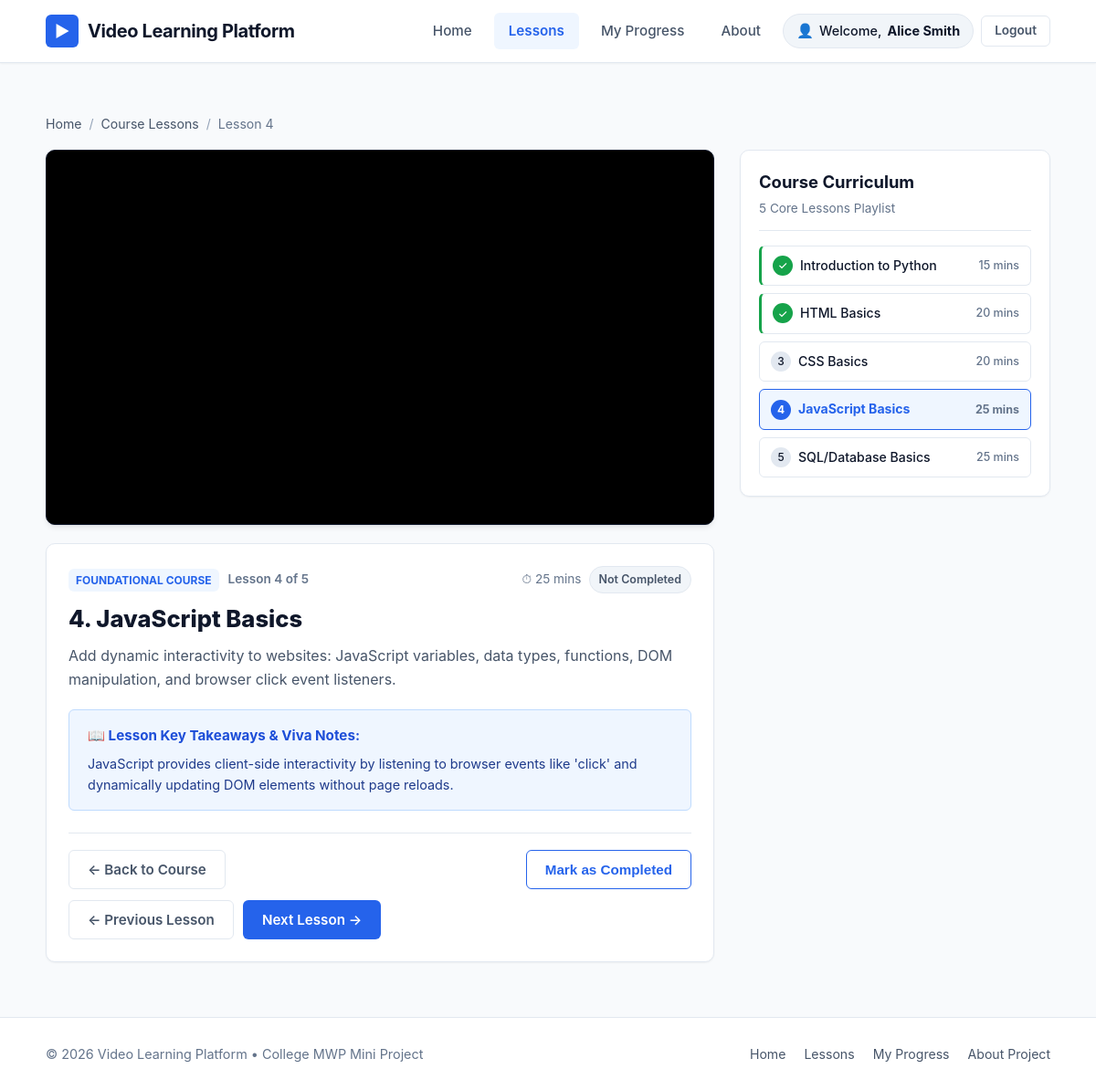
The app's page /lesson/4 (signed in) with its own data.
### tables this page shows
CREATE TABLE lessons (
            id INTEGER PRIMARY KEY AUTOINCREMENT,
            lesson_number INTEGER UNIQUE NOT NULL,
            title TEXT NOT NULL,
            description TEXT NOT NULL,
            video_id TEXT NOT NULL,
            embed_url TEXT NOT NULL,
            duration TEXT NOT NULL,
            summary_notes TEXT
        );

CREATE TABLE progress (
            id INTEGER PRIMARY KEY AUTOINCREMENT,
            student_id INTEGER NOT NULL,
            lesson_id INTEGER NOT NULL,
            is_completed INTEGER DEFAULT 1,
            completed_at TIMESTAMP DEFAULT CURRENT_TIMESTAMP,
            UNIQUE(student_id, lesson_id),
            FOREIGN KEY (student_id) REFERENCES students (id) ON DELETE CASCADE,
            FOREIGN KEY (lesson_id) REFERENCES lessons (id) ON DELETE CASCADE
        );

### app.py (the view)
@app.route("/lesson/<int:lesson_number>")
@login_required
def lesson_view(lesson_number):
    student_id = session["student_id"]
    lesson = database.get_lesson_by_number(lesson_number, student_id=student_id)
    if not lesson:
        return render_template(
            "404.html",
            error_title="Lesson Not Found",
            error_message=f"Lesson #{lesson_number} does not exist. The platform contains exactly 5 lessons (Lessons 1 to 5)."
        ), 404
    all_lessons = database.get_all_lessons(student_id=student_id)
    return render_template(
        "lesson.html",
        lesson=lesson,
        all_lessons=all_lessons
    )

### app.py (called while the page is built)
def login_required(f):
    @wraps(f)
    def decorated_function(*args, **kwargs):
        if "student_id" not in session:
            flash("Please log in to access this page.", "warning")
            return redirect(url_for("login", next=request.path))
        return f(*args, **kwargs)
    return decorated_function

@app.context_processor
def inject_user():
    return {
        "is_logged_in": "student_id" in session,
        "student_id": session.get("student_id"),
        "student_name": session.get("student_name"),
        "student_email": session.get("student_email")
    }

### database.py (called while the page is built, shortened)
def get_db_connection() -> sqlite3.Connection:
    conn = sqlite3.connect(DB_FILE)
    conn.row_factory = sqlite3.Row
    conn.execute("PRAGMA foreign_keys = ON")
    return conn

def get_all_lessons(student_id: Optional[int] = None) -> List[Dict[str, Any]]:
    conn = get_db_connection()
    cursor = conn.cursor()
    if student_id:
        query = """
            SELECT
                l.id,
                l.lesson_number,
                l.title,
                l.description,
                l.video_id,
                l.embed_url,
                l.duration,
                l.summary_notes,
                COALESCE(p.is_completed, 0) AS is_completed,
                p.completed_at
            FROM lessons l
            LEFT JOIN progress p ON l.id = p.lesson_id AND p.student_id = ?
            ORDER BY l.lesson_number ASC
        """
        rows = cursor.execute(query, (student_id,)).fetchall()
    conn.close()
    return [dict(row) for row in rows]

### templates/lesson.html (shortened to what this page needs)
{% extends "base.html" %}
{% block content %}
<div class="container">
  <nav class="breadcrumb" aria-label="Breadcrumb">
    <a href="{{ url_for('index') }}">Home</a>
    <span class="breadcrumb-separator">/</span>
    <a href="{{ url_for('lessons') }}">Course Lessons</a>
    <span class="breadcrumb-separator">/</span>
    <span>Lesson {{ lesson.lesson_number }}</span>
  </nav>
  <div class="lesson-page-grid">
    <div class="video-section">
      <div class="video-player-container">
        <iframe
          id="mainLessonIframe"
          src="{{ lesson.embed_url }}"
          title="{{ lesson.title }}"
          allow="accelerometer; autoplay; clipboard-write; encrypted-media; gyroscope; picture-in-picture; web-share"
          allowfullscreen>
        </iframe>
      </div>
      <div class="video-meta-card">
        <div class="lesson-top-bar">
          <div style="display: flex; align-items: center; gap: 10px;">
            <span class="course-category-tag" style="margin: 0;">Foundational Course</span>
            <span style="font-size: 0.85rem; color: var(--text-muted); font-weight: 600;">
              Lesson {{ lesson.lesson_number }} of {{ all_lessons|length }}
            </span>
          </div>
          <div style="display: flex; align-items: center; gap: 8px;">
            <span style="font-size: 0.85rem; color: var(--text-muted);">⏱ {{ lesson.duration }}</span>
            <span
              id="lessonStatusBadge"
              class="status-badge {% if lesson.is_completed %}completed{% else %}incomplete{% endif %}">
              {% if lesson.is_completed %}✓ Completed{% else %}Not Completed{% endif %}
            </span>
          </div>
        </div>
        <h1 class="lesson-view-title">{{ lesson.lesson_number }}. {{ lesson.title }}</h1>
        <p class="lesson-view-desc">{{ lesson.description }}</p>
        {% if lesson.summary_notes %}
          <div class="lesson-notes-box">
            <h4>📖 Lesson Key Takeaways &amp; Viva Notes:</h4>
            <p>{{ lesson.summary_notes }}</p>
          </div>
        {% endif %}
        <div class="lesson-controls-bar">
          <a href="{{ url_for('lessons') }}" class="btn btn-secondary" id="btnBackToCourse">
            &larr; Back to Course
          </a>
          <div class="completion-controls">
            <button
              type="button"
              id="btnToggleComplete"
              data-lesson-number="{{ lesson.lesson_number }}"
              class="btn {% if lesson.is_completed %}btn-success{% else %}btn-outline-primary{% endif %}"
              title="{% if lesson.is_completed %}Click to mark as incomplete{% else %}Click to mark as completed{% endif %}">
              {% if lesson.is_completed %}
                <span class="icon">✓</span> Completed
              {% else %}
                Mark as Completed
              {% endif %}
            </button>
          </div>
          <div class="nav-buttons-group">
            {% if lesson.prev_lesson %}
              <a
                href="{{ url_for('lesson_view', lesson_number=lesson.prev_lesson.lesson_number) }}"
                class="btn btn-secondary"
                id="btnPrevLesson"
                title="Go to Lesson {{ lesson.prev_lesson.lesson_number }}: {{ lesson.prev_lesson.title }}">
                &larr; Previous Lesson
              </a>
            {% else %}
              <button class="btn btn-secondary" disabled id="btnPrevLesson" title="You are at the first lesson">
                &larr; Previous Lesson
              </button>
            {% endif %}
            {% if lesson.next_lesson %}
              <a
                href="{{ url_for('lesson_view', lesson_number=lesson.next_lesson.lesson_number) }}"
                class="btn btn-primary"
                id="btnNextLesson"
                title="Go to Lesson {{ lesson.next_lesson.lesson_number }}: {{ lesson.next_lesson.title }}">
                Next Lesson &rarr;
              </a>
            {% else %}
              <button class="btn btn-secondary" disabled id="btnNextLesson" title="You have reached the final lesson">
                Next Lesson &rarr;
              </button>
            {% endif %}
          </div>
        </div>
      </div>
    </div>
    <aside class="lesson-sidebar">
      <div class="lesson-sidebar-card">
        <h3 class="sidebar-title">Course Curriculum</h3>
        <p class="sidebar-subtitle">5 Core Lessons Playlist</p>
        <ul class="sidebar-playlist">
          {% for l in all_lessons %}
            <li
              class="playlist-item {% if l.lesson_number == lesson.lesson_number %}active{% endif %} {% if l.is_completed %}completed{% endif %}"
              data-lesson-number="{{ l.lesson_number }}">
              <a href="{{ url_for('lesson_view', lesson_number=l.lesson_number) }}">
                <div style="display: flex; align-items: center; overflow: hidden; text-overflow: ellipsis; white-space: nowrap;">
                  <span class="playlist-order">
                    {% if l.is_completed %}✓{% else %}{{ l.lesson_number }}{% endif %}
                  </span>
                  <span style="overflow: hidden; text-overflow: ellipsis; white-space: nowrap;">{{ l.title }}</span>
                </div>
                <span style="font-size: 0.78rem; color: var(--text-muted); margin-left: 8px;">{{ l.duration }}</span>
              </a>
            </li>
          {% endfor %}
        </ul>
      </div>
    </aside>
  </div>
</div>
{% endblock %}

### records on screen
lessons: lesson_number "4", duration "25 mins", title "JavaScript Basics", description "Add dynamic interactivity to websites: JavaScript variables, data types, functions, DOM manipulation, and browser click event listeners.", summary_notes "JavaScript provides client-side interactivity by listening to browser events like 'click' and dynamically updating DOM elements without page reloads."
progress: title "Introduction to Python", duration "15 mins"
progress: title "HTML Basics", duration "20 mins"
lessons: lesson_number "3", title "CSS Basics", duration "20 mins"
lessons: lesson_number "5", title "SQL/Database Basics", duration "25 mins"

### other values on screen
{{ student_name }} "Alice Smith"
{{ all_lessons|length }} "5"
